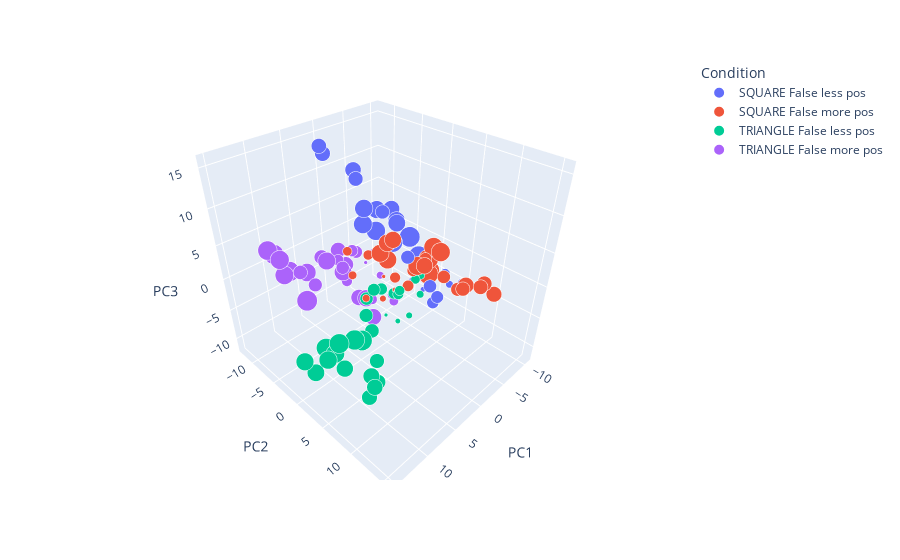

The cell this chart's notebook holds for it:
### Code cell
transformed_df, pca = project_conditioned_firing_rates(false_trials)
transformed_df["ZeroedTimeBins"] = transformed_df.TimeBins - 1.3
fig = px.scatter_3d(
    transformed_df, 
    x='PC1', y='PC2', z='PC3',
    color='Condition', 
    opacity=1,
    size='ZeroedTimeBins',
    # color_discrete_sequence=colors
)
fig.show()

### Figure 1 — Plotly figure (JSON) as saved in the notebook; plotly's stock layout.template omitted (floating-point values rounded to 4 significant figures)
{"data": [{"hovertemplate": "Condition=SQUARE False less pos<br>PC1=%{x}<br>PC2=%{y}<br>PC3=%{z}<br>ZeroedTimeBins=%{marker.size}<extra></extra>", "legendgroup": "SQUARE False less pos", "marker": {"color": "#636efa", "opacity": 1, "size": [0.05, 0.1, 0.15, 0.2, 0.25, 0.3, 0.35, 0.4, 0.45, 0.5, 0.55, 0.6, 0.65, 0.7, 0.75, 0.8, 0.85, 0.9, 0.95, 1.0, 1.05, 1.1, 1.15, 1.2, 1.25, 1.3, 1.35, 1.4, 1.45], "sizemode": "area", "sizeref": 0.003625, "symbol": "circle"}, "mode": "markers", "name": "SQUARE False less pos", "scene": "scene", "showlegend": true, "type": "scatter3d", "x": [-2.433, -3.589, -5.213, -7.871, -10.6, -10.3, -8.92, -7.978, -5.785, -3.441, -2.849, -0.3112, 1.552, 0.942, 1.327, 3.563, 1.521, -3.129, -7.035, -5.136, -4.95, -2.539, -0.2832, -0.4178, -2.847, -5.41, -8.261, -9.34, -8.634], "y": [1.968, 3.104, 2.631, 4.2, 5.039, 4.59, 2.518, 0.8639, 2.664, 4.99, 6.092, 6.829, 4.758, 0.02392, -4.07, -7.738, -9.802, -9.548, -6.248, -3.44, -3.201, -4.56, -4.538, -4.942, -5.054, -4.336, -1.95, -2.302, -4.089], "z": [-1.567, -3.239, -3.396, -4.084, -4.768, -4.944, -3.667, -3.69, -4.224, -4.329, -2.439, 1.027, 5.115, 8.975, 11.96, 15.61, 13.5, 9.956, 3.96, 4.033, 3.755, 6.203, 7.225, 4.723, 2.661, -0.002822, -2.453, -3.216, -0.3692]}, {"hovertemplate": "Condition=SQUARE False more pos<br>PC1=%{x}<br>PC2=%{y}<br>PC3=%{z}<br>ZeroedTimeBins=%{marker.size}<extra></extra>", "legendgroup": "SQUARE False more pos", "marker": {"color": "#EF553B", "opacity": 1, "size": [0.05, 0.1, 0.15, 0.2, 0.25, 0.3, 0.35, 0.4, 0.45, 0.5, 0.55, 0.6, 0.65, 0.7, 0.75, 0.8, 0.85, 0.9, 0.95, 1.0, 1.05, 1.1, 1.15, 1.2, 1.25, 1.3, 1.35, 1.4, 1.45], "sizemode": "area", "sizeref": 0.003625, "symbol": "circle"}, "mode": "markers", "name": "SQUARE False more pos", "scene": "scene", "showlegend": true, "type": "scatter3d", "x": [2.547, 2.424, 3.839, 6.117, 7.954, 7.889, 4.871, 2.026, 1.015, -0.3716, -2.344, -2.801, -2.759, 0.0628, 2.399, 1.551, -2.476, -1.343, 3.726, 7.072, 6.363, 6.745, 5.115, 0.6942, -3.65, -4.362, -4.463, -5.996, -8.669], "y": [1.857, 3.678, 3.018, 2.49, 2.35, 1.574, 1.661, 3.271, 4.502, 3.997, 4.219, 6.899, 9.143, 11.78, 15.42, 15.27, 14.26, 11.17, 9.112, 7.653, 6.169, 5.5, 4.984, 5.531, 5.462, 3.755, 2.959, 1.836, -0.167], "z": [1.379, 0.2382, -0.6807, 0.3607, 4.581, 7.387, 5.529, 1.688, 0.5605, 1.897, 2.769, 1.172, 0.4965, 3.493, 6.965, 6.871, 2.727, 2.937, 7.12, 11.18, 9.842, 8.433, 6.586, 3.86, 3.75, 3.363, 1.15, -2.586, -4.325]}, {"hovertemplate": "Condition=TRIANGLE False less pos<br>PC1=%{x}<br>PC2=%{y}<br>PC3=%{z}<br>ZeroedTimeBins=%{marker.size}<extra></extra>", "legendgroup": "TRIANGLE False less pos", "marker": {"color": "#00cc96", "opacity": 1, "size": [0.05, 0.1, 0.15, 0.2, 0.25, 0.3, 0.35, 0.4, 0.45, 0.5, 0.55, 0.6, 0.65, 0.7, 0.75, 0.8, 0.85, 0.9, 0.95, 1.0, 1.05, 1.1, 1.15, 1.2, 1.25, 1.3, 1.35, 1.4, 1.45], "sizemode": "area", "sizeref": 0.003625, "symbol": "circle"}, "mode": "markers", "name": "TRIANGLE False less pos", "scene": "scene", "showlegend": true, "type": "scatter3d", "x": [1.087, 0.8657, -0.08904, -2.541, -4.207, -1.729, 2.567, 2.68, 2.451, 3.325, 4.914, 5.647, 4.657, 3.352, 5.354, 7.16, 10.17, 10.12, 9.871, 11.82, 14.62, 15.07, 12.43, 10.13, 9.498, 10.54, 9.583, 8.034, 7.412], "y": [0.8453, 2.8, 3.898, 3.521, 2.022, 3.291, 4.563, 4.449, 3.511, 2.204, 2.552, 2.026, 0.7905, 0.4303, 3.41, 5.441, 7.042, 7.943, 7.126, 4.733, 2.895, 1.608, 2.467, 0.9237, 0.1323, -0.3246, 1.152, 2.257, 2.908], "z": [-6.237, -6.234, -5.176, -3.256, -1.785, -0.5313, 0.7097, 0.1603, -0.3613, 0.08319, 1.016, -0.2033, -4.18, -7.863, -9.913, -10.9, -9.989, -7.533, -6.481, -5.557, -5.521, -4.359, -5.351, -7.018, -7.35, -6.607, -5.503, -5.196, -5.257]}, {"hovertemplate": "Condition=TRIANGLE False more pos<br>PC1=%{x}<br>PC2=%{y}<br>PC3=%{z}<br>ZeroedTimeBins=%{marker.size}<extra></extra>", "legendgroup": "TRIANGLE False more pos", "marker": {"color": "#ab63fa", "opacity": 1, "size": [0.05, 0.1, 0.15, 0.2, 0.25, 0.3, 0.35, 0.4, 0.45, 0.5, 0.55, 0.6, 0.65, 0.7, 0.75, 0.8, 0.85, 0.9, 0.95, 1.0, 1.05, 1.1, 1.15, 1.2, 1.25, 1.3, 1.35, 1.4, 1.45], "sizemode": "area", "sizeref": 0.003625, "symbol": "circle"}, "mode": "markers", "name": "TRIANGLE False more pos", "scene": "scene", "showlegend": true, "type": "scatter3d", "x": [-1.051, -4.022, -3.994, -2.815, -2.358, -2.091, 0.1562, 2.084, 2.434, 0.6093, -0.03357, 3.062, 8.404, 8.724, 3.732, -2.049, -2.64, -2.021, -1.714, -0.4922, 2.341, 4.22, 7.715, 11.06, 11.16, 11.72, 10.73, 8.839, 8.448], "y": [-5.243, -6.97, -6.46, -4.202, -1.481, -0.787, -2.794, -5.712, -6.899, -6.123, -6.02, -5.276, -4.268, -6.758, -8.817, -12.35, -11.49, -8.009, -4.635, -4.763, -6.162, -7.107, -6.819, -6.76, -7.177, -8.696, -9.052, -9.057, -6.39], "z": [-1.745, -2.098, -2.639, -4.261, -6.019, -6.593, -6.156, -3.518, -0.4493, 0.5754, 0.128, -0.584, -0.02468, 0.7698, -0.2793, -3.386, -5.886, -9.938, -11.56, -7.396, -2.094, 0.1759, 0.2315, 1.533, 3.64, 4.532, 3.35, -0.1762, -3.709]}], "layout": {"legend": {"itemsizing": "constant", "title": {"text": "Condition"}, "tracegroupgap": 0}, "margin": {"t": 60}, "scene": {"domain": {"x": [0, 1], "y": [0, 1]}, "xaxis": {"title": {"text": "PC1"}}, "yaxis": {"title": {"text": "PC2"}}, "zaxis": {"title": {"text": "PC3"}}}}}
